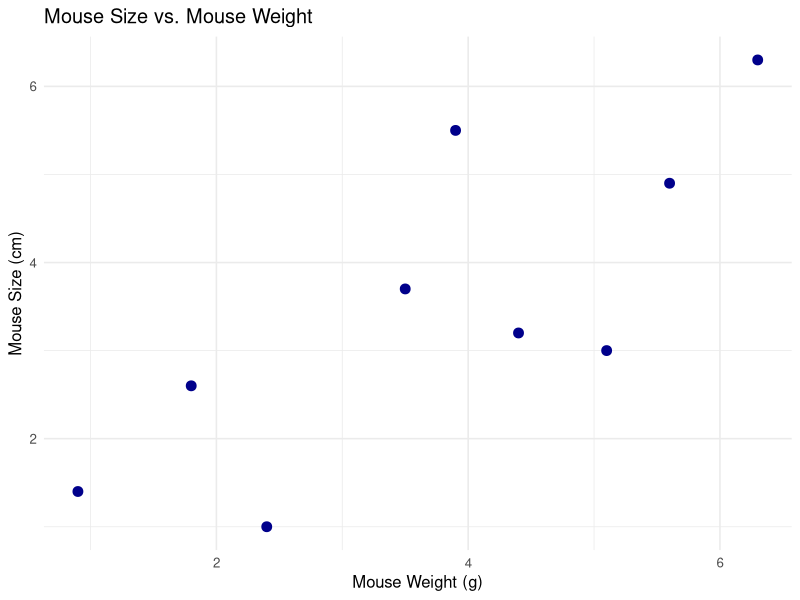
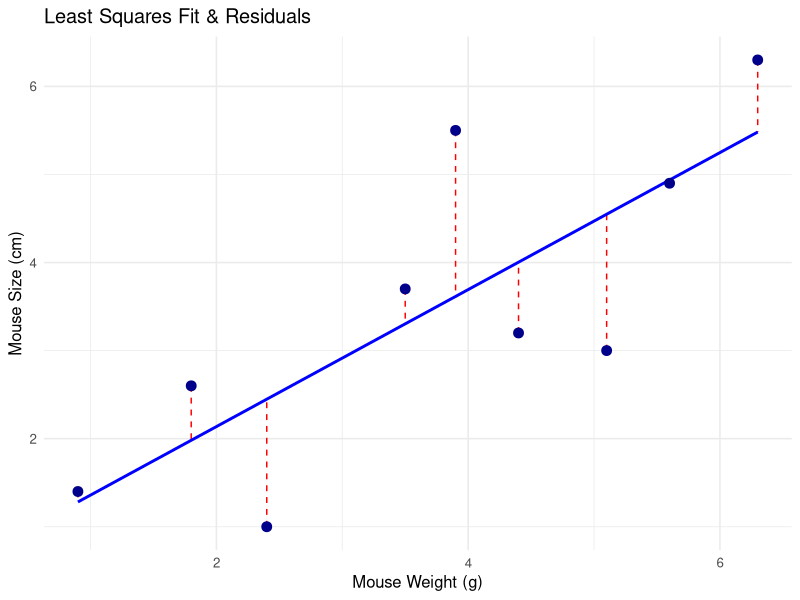
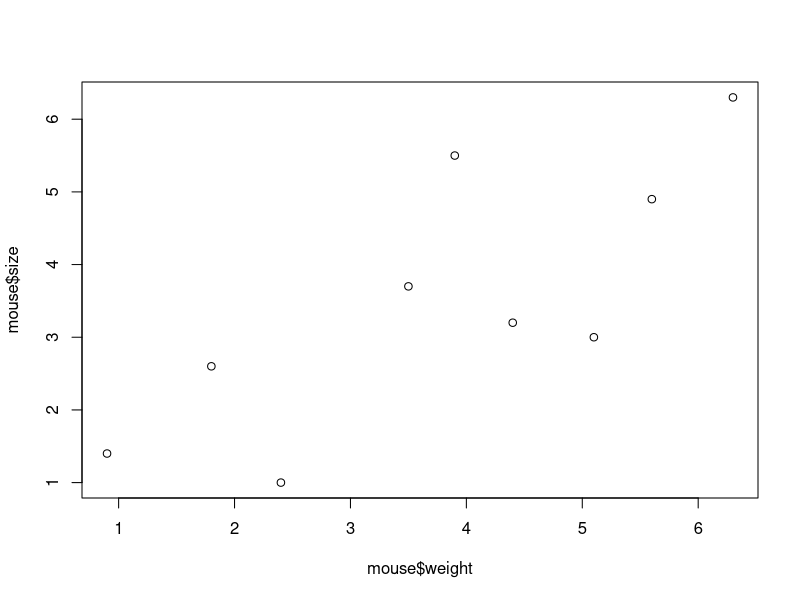
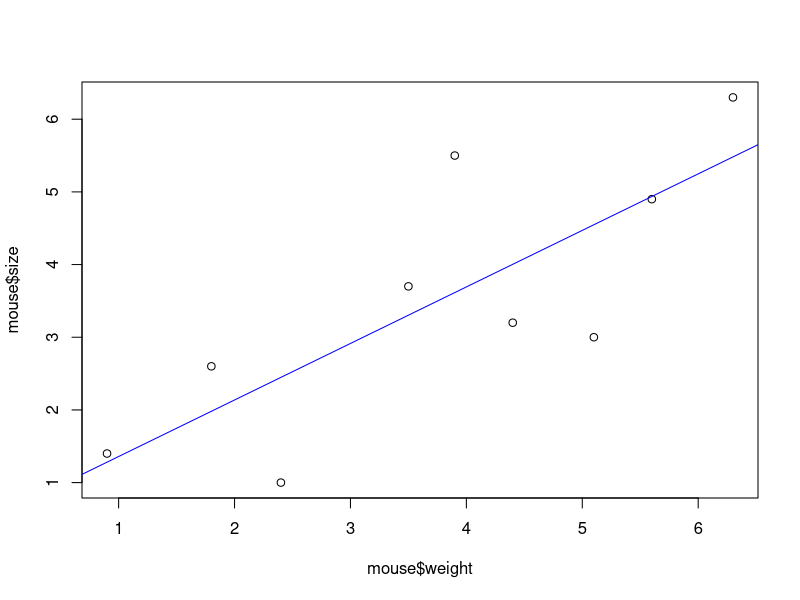
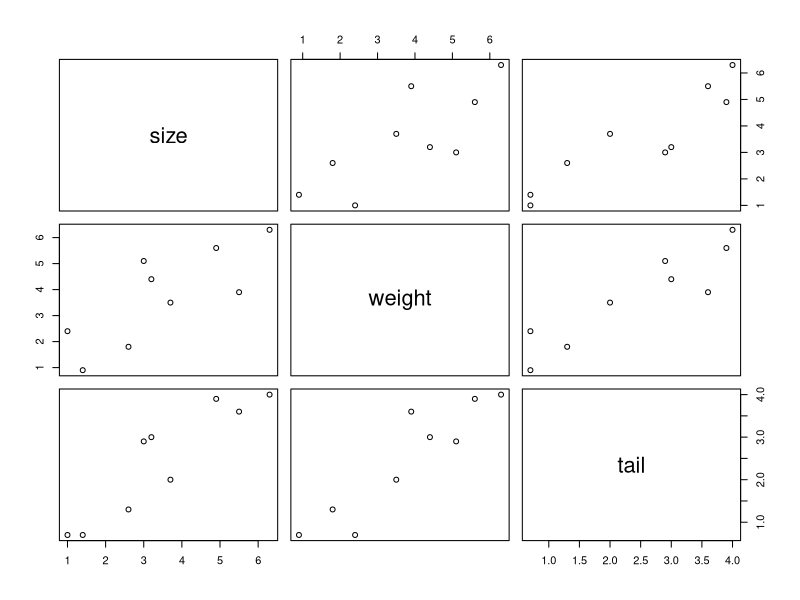

Reproduce these figures in R, in order.
## ---- chunk 1
knitr::opts_chunk$set(echo = TRUE, warning = FALSE, message = FALSE)
library(ggplot2)
## ---- chunk 2
mouse_df <- data.frame(
    size  = c (1.4,2.6,1.0,3.7,5.5,3.2,3.0,4.9,6.3),
    weight = c(0.9, 1.8, 2.4,3.5,3.9, 4.4, 5.1,5.6,6.3),
    tail = c(0.7, 1.3, 0.7, 2.0, 3.6, 3.0, 2.9, 3.9, 4.0)
)

ggplot(mouse_df, aes(x = weight, y = size)) +
  geom_point(color = "darkblue", size = 3) +
  labs(title = "Mouse Size vs. Mouse Weight", x = "Mouse Weight (g)", y = "Mouse Size (cm)") +
  theme_minimal(base_size = 12)
## ---- chunk 3
fit <- lm(size ~ weight, data = mouse_df)
mouse_df$predicted <- predict(fit)

ggplot(mouse_df, aes(x = weight, y = size)) +
  geom_segment(aes(xend = weight, yend = predicted), color = "red", linetype = "dashed") +
  geom_smooth(method = "lm", se = FALSE, color = "blue") +
  geom_point(color = "darkblue", size = 3) +
  labs(title = "Least Squares Fit & Residuals", x = "Mouse Weight (g)", y = "Mouse Size (cm)") +
  theme_minimal(base_size = 12)
## ---- chunk 4
mouse <- data.frame(
    size  = c (1.4,2.6,1.0,3.7,5.5,3.2,3.0,4.9,6.3),
    weight = c(0.9, 1.8, 2.4,3.5,3.9, 4.4, 5.1,5.6,6.3),
    tail = c(0.7, 1.3, 0.7, 2.0, 3.6, 3.0, 2.9, 3.9, 4.0)
)
head(mouse, n = 10)
## ---- chunk 5
plot(mouse$weight, mouse$size)
## ---- chunk 6
mouse_lm <- lm(formula = size ~ weight, data = mouse)
summary(mouse_lm)
## ---- chunk 7
plot(mouse$weight, mouse$size)
abline(mouse_lm, col = "blue")
## ---- chunk 8
plot(mouse)
## ---- chunk 9
mouse_lm_multi <- lm(formula = size ~ weight + tail, data = mouse)
summary(mouse_lm_multi)
